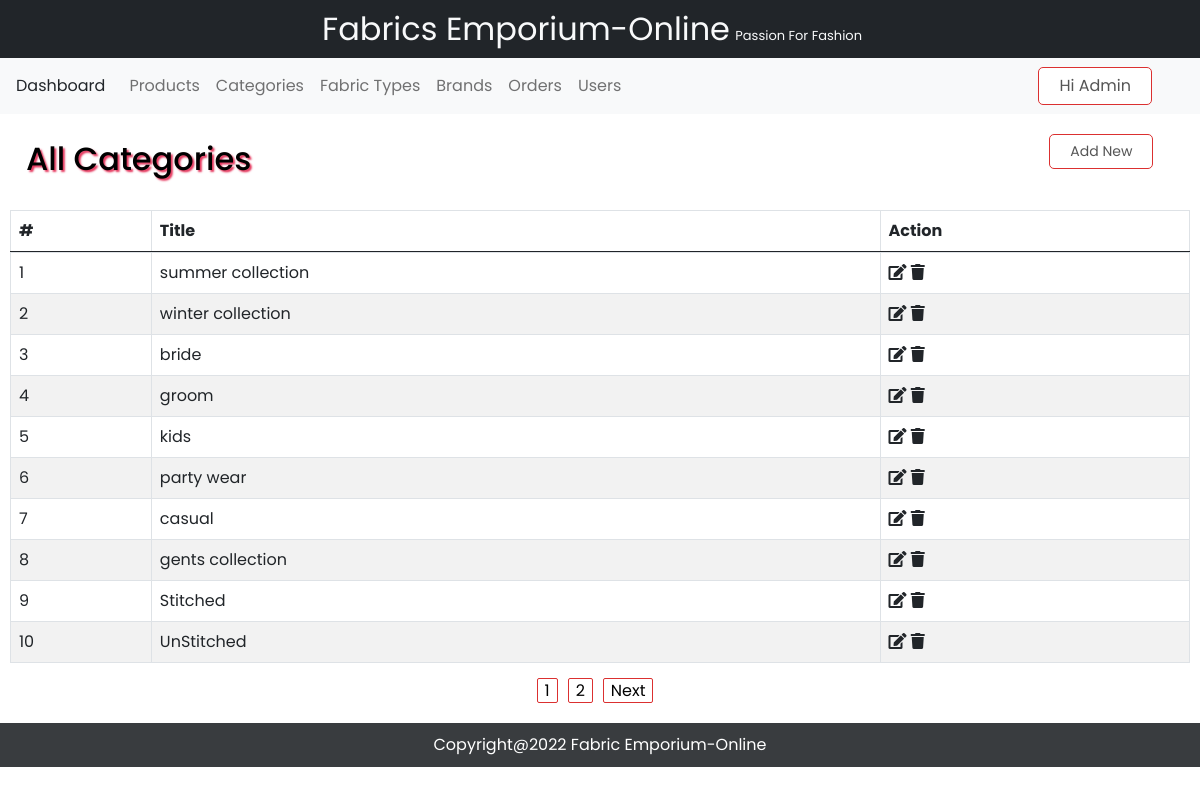
Screenshot of /admin/category.php with the database file from the repository.
### tables this page shows
CREATE TABLE `category` (
  `category_id` int(20) NOT NULL,
  `category_name` varchar(20) NOT NULL
);

### admin/category.php (the view, shortened to what this page needs)
<?php
include 'header.php';
session_start();?>
<div class="admin-content-container">
<div class="row">
      <div class="col-lg-10">
        <h2 class="admin-heading  ms-3">All Categories </h2>
      </div>
      <div class="col-lg-2 ps-5">
        <a class="btn btn-sm add-new pull-right" href="add_category.php">Add New</a>
      </div>
</div>
<?php
    include "config.php";
      $limit = 10;
    if(isset($_GET['page'])){
        $page = $_GET['page'];
      }else{
           $page = 1;
        }
      $offset = ($page - 1) * $limit;
         $sql = "SELECT * FROM category
           ORDER BY category_id ASC LIMIT {$offset},{$limit}";
              $result = mysqli_query($conn, $sql) or die("Query Failed.");
              if(mysqli_num_rows($result) > 0){ ?>
<table class="table table-striped table-hover table-bordered mt-4">
      <thead>
        <th>#</th>
        <th>Title</th>
        <th>Action</th>
        </thead>
        <tbody>
    <tr>
        <?php   while($row = mysqli_fetch_assoc($result)) { ?>
    <tr>
        <td><?php echo $row['category_id'];?></td>
        <td><?php echo $row['category_name'];?></td>
        <td>
          <a href="edit_cat.php?id=<?php echo $row['category_id'];?>" class="text-dark"><i class="fa fa-edit"></i></a>
          <a class="delete_category text-dark" href="delete-cat.php?id=<?php echo $row['category_id'];?>" ><i class="fa fa-trash"></i></a>
        </td>
    <?php } ?>
    </tr>
        </tbody>
</table>
<?php
    }else {
          echo "<h3>No Results Found.</h3>";
      }
    $sql1 = "SELECT * FROM category";
      $result1 = mysqli_query($conn, $sql1) or die("Query Failed.");
      if(mysqli_num_rows($result1) > 0){
          $total_records = mysqli_num_rows($result1);
          $total_page = ceil($total_records / $limit);
            echo '<ul class="pagination admin-pagination">';
          for($i = 1; $i <= $total_page; $i++){
            if($i == $page){
                 $active = "active";
             }else{
                 $active = "";
              }
                echo '<li class="'.$active.'"><a href="category.php?page='.$i.'">'.$i.'</a></li>';
              }
            if($total_page > $page){
              echo '<li><a href="category.php?page='.($page + 1).'">Next</a></li>';
              }
                echo '</ul>';
            } ?>
          </div>
        </div>
  <?php
    include 'footer.php'; ?>

### css/style.css (style rules this page uses)
:root { --lg-font: 'Kaisei Tokumin', serif; --sm-font: 'Poppins', sans-serif; --pink: #e5345b; --white:white; }
body { font-family: var(--sm-font); }
.btn:not(.nav-btns button) { background-color: #fff; color: rgb(85, 85, 85); padding: 6px 20px; border-color: var(--pink); border-radius: 5px; border: 1px solid rgb(219, 48, 48); }
.admin-heading { color:black; text-shadow: 2px 2px 2px var(--pink); box-sizing: border-box; padding-top: 6px; padding-bottom: 0; }
.pagination { display: block; text-align: center; margin: 0; text-decoration: none; }
.pagination li { display:inline-block; margin: 0 10px 0 0; }
.pagination li a { margin: 3px 0px; padding: 0px 7px; border-color: var(--pink); border-radius: 2px; border: 1px solid rgb(219, 48, 48); background:white; color:black; }
a { text-decoration: none; }

### rows the page displays
category: category_id "1", category_name "summer collection"
category: category_id "2", category_name "winter collection"
category: category_id "3", category_name "bride"
category: category_id "4", category_name "groom"
category: category_id "5", category_name "kids"
category: category_id "6", category_name "party wear"
category: category_id "7", category_name "casual"
category: category_id "8", category_name "gents collection"
category: category_id "9", category_name "Stitched"
category: category_id "10", category_name "UnStitched"
